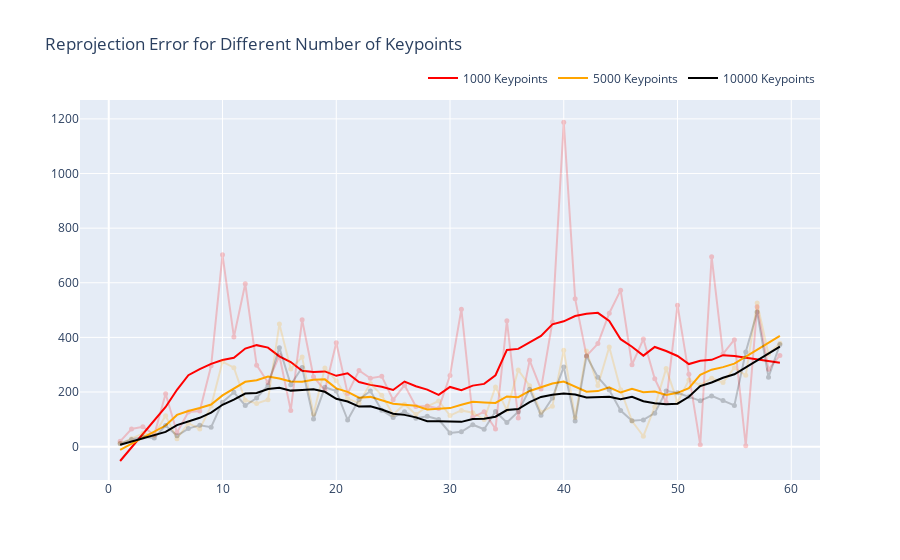

Notebook code for this chart:
### Code cell
fig1 = go.Figure()

# Add trace for 1000 keypoints
fig1.add_trace(go.Scatter(
    x = num_images,
    y = city_sift_1000,
    mode = 'lines+markers',
    marker = dict(
        size = 5,
        color = 'red',
    ),
    opacity = 0.2,
    showlegend=False
))

fig1.add_trace(go.Scatter(
    x = num_images,
    y = signal.savgol_filter(city_sift_1000,
                           10,
                           1),
    mode='lines',
    line=go.scatter.Line(color="red"),
    name='1000 Keypoints'
))

# Add trace for 5000 keypoints
fig1.add_trace(go.Scatter(
    x = num_images,
    y = city_sift_5000,
    mode = 'lines+markers',
    marker = dict(
        size = 5,
        color = 'orange',
    ),
    opacity = 0.2,
    showlegend=False
))

fig1.add_trace(go.Scatter(
    x = num_images,
    y = signal.savgol_filter(city_sift_5000,
                           10,
                           1),
    mode='lines',
    line=go.scatter.Line(color="orange"),
    name='5000 Keypoints'
))

# Add trace for 10000 keypoints

fig1.add_trace(go.Scatter(
    x = num_images,
    y = city_sift_10000,
    mode = 'lines+markers',
    marker = dict(
        size = 5,
        color = 'black',
    ),
    opacity = 0.2,
    showlegend=False
))

fig1.add_trace(go.Scatter(
    x = num_images,
    y = signal.savgol_filter(city_sift_10000,
                           10,
                           1),
    mode='lines',
    line=go.scatter.Line(color='black'),
    name='10000 Keypoints'
))

fig1.update_layout(
    title="Reprojection Error for Different Number of Keypoints",
    legend=dict(
    orientation="h",
    yanchor="bottom",
    y=1.02,
    xanchor="right",
    x=1)
)

fig1.show()

### Figure 1 — Plotly figure (JSON) as saved in the notebook; plotly's stock layout.template omitted (floating-point values rounded to 4 significant figures)
{"data": [{"marker": {"color": "red", "size": 5}, "mode": "lines+markers", "opacity": 0.2, "showlegend": false, "type": "scatter", "x": [1, 2, 3, 4, 5, 6, 7, 8, 9, 10, 11, 12, 13, 14, 15, 16, 17, 18, 19, 20, 21, 22, 23, 24, 25, 26, 27, 28, 29, 30, 31, 32, 33, 34, 35, 36, 37, 38, 39, 40, 41, 42, 43, 44, 45, 46, 47, 48, 49, 50, 51, 52, 53, 54, 55, 56, 57, 58, 59], "y": [19.29, 64.6, 72.79, 43.03, 193.4, 51.61, 126.7, 130.4, 295.8, 702.2, 401.6, 596.4, 298.4, 235.0, 333.6, 132.6, 464.4, 255.9, 206.2, 380.5, 195.0, 278.8, 250.4, 257.5, 171.3, 225.2, 146.9, 149.0, 139.6, 260.5, 503.2, 108.3, 127.7, 64.43, 460.7, 104.9, 316.0, 210.8, 456.2, 1188.0, 541.7, 332.3, 377.2, 488.6, 573.0, 299.9, 393.9, 248.5, 161.5, 518.0, 264.8, 6.749, 695.5, 339.5, 391.7, 3.588, 512.4, 283.1, 333.8]}, {"line": {"color": "red"}, "mode": "lines", "name": "1000 Keypoints", "type": "scatter", "x": [1, 2, 3, 4, 5, 6, 7, 8, 9, 10, 11, 12, 13, 14, 15, 16, 17, 18, 19, 20, 21, 22, 23, 24, 25, 26, 27, 28, 29, 30, 31, 32, 33, 34, 35, 36, 37, 38, 39, 40, 41, 42, 43, 44, 45, 46, 47, 48, 49, 50, 51, 52, 53, 54, 55, 56, 57, 58, 59], "y": [-52.61, -3.142, 46.32, 95.79, 145.3, 208.2, 261.4, 284.0, 303.2, 317.2, 325.3, 359.0, 371.6, 362.6, 330.5, 309.8, 278.1, 273.3, 275.5, 259.3, 268.5, 236.8, 226.1, 219.4, 207.4, 238.2, 221.2, 208.9, 189.6, 218.6, 206.5, 223.4, 229.6, 261.3, 354.0, 357.9, 380.3, 405.2, 447.7, 458.9, 478.4, 486.2, 489.9, 460.5, 393.4, 365.8, 333.2, 365.0, 350.1, 332.0, 302.4, 314.2, 317.7, 334.9, 331.8, 325.6, 319.4, 313.2, 307.0]}, {"marker": {"color": "orange", "size": 5}, "mode": "lines+markers", "opacity": 0.2, "showlegend": false, "type": "scatter", "x": [1, 2, 3, 4, 5, 6, 7, 8, 9, 10, 11, 12, 13, 14, 15, 16, 17, 18, 19, 20, 21, 22, 23, 24, 25, 26, 27, 28, 29, 30, 31, 32, 33, 34, 35, 36, 37, 38, 39, 40, 41, 42, 43, 44, 45, 46, 47, 48, 49, 50, 51, 52, 53, 54, 55, 56, 57, 58, 59], "y": [11.3, 29.26, 48.27, 43.03, 112.7, 29.23, 85.83, 64.76, 148.6, 311.2, 288.9, 169.7, 157.9, 171.9, 448.6, 284.4, 327.9, 119.3, 287.6, 241.6, 175.8, 159.3, 231.2, 188.0, 117.4, 155.5, 117.7, 147.6, 167.1, 113.7, 132.6, 124.3, 99.37, 218.6, 133.8, 280.6, 222.7, 125.5, 148.2, 352.9, 106.7, 350.0, 224.2, 365.0, 208.5, 93.77, 38.1, 145.7, 285.7, 162.8, 243.7, 225.6, 250.8, 234.4, 288.6, 261.5, 526.3, 338.8, 378.4]}, {"line": {"color": "orange"}, "mode": "lines", "name": "5000 Keypoints", "type": "scatter", "x": [1, 2, 3, 4, 5, 6, 7, 8, 9, 10, 11, 12, 13, 14, 15, 16, 17, 18, 19, 20, 21, 22, 23, 24, 25, 26, 27, 28, 29, 30, 31, 32, 33, 34, 35, 36, 37, 38, 39, 40, 41, 42, 43, 44, 45, 46, 47, 48, 49, 50, 51, 52, 53, 54, 55, 56, 57, 58, 59], "y": [-11.45, 10.74, 32.93, 55.13, 77.32, 116.2, 130.2, 141.2, 154.1, 187.7, 213.2, 237.4, 242.8, 256.7, 249.8, 238.5, 237.4, 244.8, 246.4, 213.2, 200.4, 179.3, 182.2, 170.1, 157.3, 153.0, 149.5, 136.3, 139.4, 141.0, 153.5, 164.0, 161.8, 159.9, 183.9, 181.3, 203.8, 216.3, 231.0, 238.4, 219.7, 201.3, 203.3, 217.1, 198.0, 211.7, 199.3, 202.0, 188.9, 196.9, 213.7, 262.5, 281.8, 291.1, 303.8, 329.2, 354.7, 380.1, 405.5]}, {"marker": {"color": "black", "size": 5}, "mode": "lines+markers", "opacity": 0.2, "showlegend": false, "type": "scatter", "x": [1, 2, 3, 4, 5, 6, 7, 8, 9, 10, 11, 12, 13, 14, 15, 16, 17, 18, 19, 20, 21, 22, 23, 24, 25, 26, 27, 28, 29, 30, 31, 32, 33, 34, 35, 36, 37, 38, 39, 40, 41, 42, 43, 44, 45, 46, 47, 48, 49, 50, 51, 52, 53, 54, 55, 56, 57, 58, 59], "y": [11.03, 26.44, 35.66, 31.62, 77.47, 39.79, 66.19, 78.62, 71.08, 162.9, 198.8, 150.6, 178.2, 223.8, 362.5, 226.8, 289.7, 100.8, 217.3, 203.9, 97.56, 172.4, 203.9, 132.9, 107.1, 127.8, 103.8, 111.4, 99.34, 50.21, 54.08, 80.17, 63.45, 128.7, 88.28, 127.9, 210.4, 114.8, 178.3, 291.8, 94.02, 331.6, 254.0, 207.3, 132.0, 94.86, 97.94, 122.7, 203.4, 197.2, 182.3, 168.3, 185.6, 169.4, 150.8, 346.7, 492.7, 253.9, 373.9]}, {"line": {"color": "black"}, "mode": "lines", "name": "10000 Keypoints", "type": "scatter", "x": [1, 2, 3, 4, 5, 6, 7, 8, 9, 10, 11, 12, 13, 14, 15, 16, 17, 18, 19, 20, 21, 22, 23, 24, 25, 26, 27, 28, 29, 30, 31, 32, 33, 34, 35, 36, 37, 38, 39, 40, 41, 42, 43, 44, 45, 46, 47, 48, 49, 50, 51, 52, 53, 54, 55, 56, 57, 58, 59], "y": [6.616, 18.5, 30.38, 42.26, 54.14, 78.86, 91.28, 105.5, 124.8, 153.3, 172.0, 194.3, 196.5, 211.1, 215.2, 205.1, 207.3, 209.8, 200.8, 175.2, 165.3, 146.7, 147.8, 136.0, 120.6, 116.3, 107.1, 93.02, 92.6, 90.72, 90.74, 101.4, 101.7, 109.6, 133.8, 137.8, 162.9, 182.0, 189.8, 194.2, 190.9, 179.7, 180.4, 183.0, 173.5, 182.3, 166.0, 159.2, 155.4, 157.2, 182.4, 221.9, 235.0, 252.1, 264.7, 290.1, 315.4, 340.7, 366.1]}], "layout": {"legend": {"orientation": "h", "x": 1, "xanchor": "right", "y": 1.02, "yanchor": "bottom"}, "title": {"text": "Reprojection Error for Different Number of Keypoints"}}}
